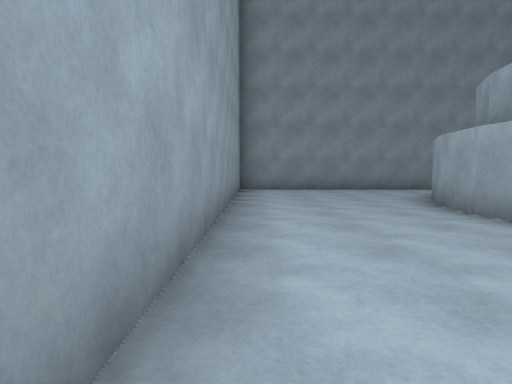
view 1 (above)

21 first-person views from a walk through a scene from a Unity 3-D project. The camera is 1.2 m above the floor, tilts 4° down and sees 75° across. The floor is counted in squares, 2 m on a side. Each view is taken from the middle of a square. On the plan, view 1 faces up. The plan holds only what a view shows up to about 10 squares ahead; the rest is blank. The place goes on beyond the plan. The player character is not drawn. Surface patterns are stand-ins for the level's own textures.

view 2
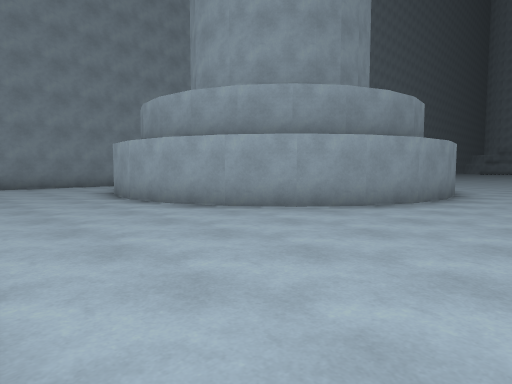

view 3
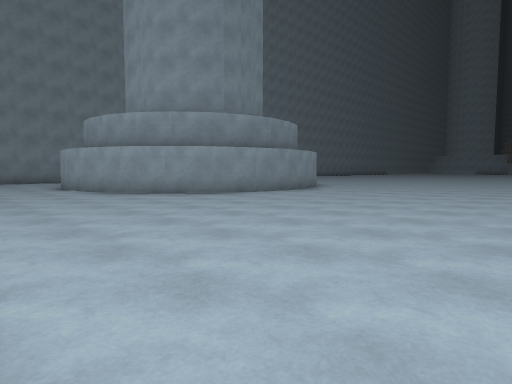

view 4
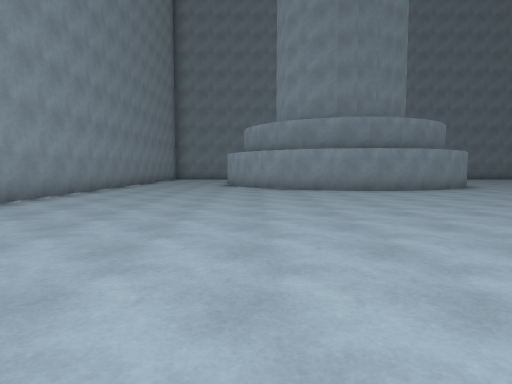

view 5
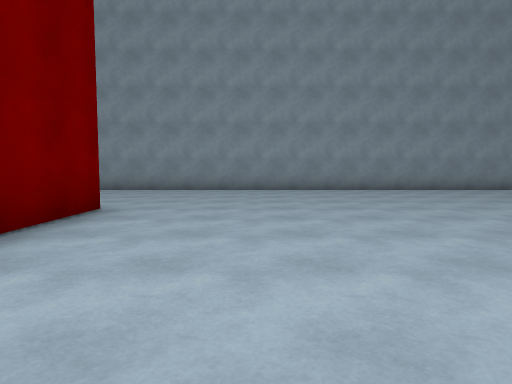

view 6
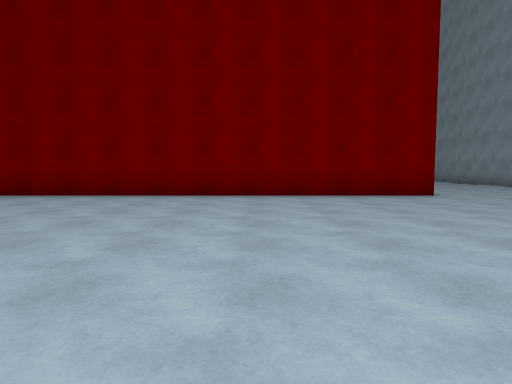

view 7
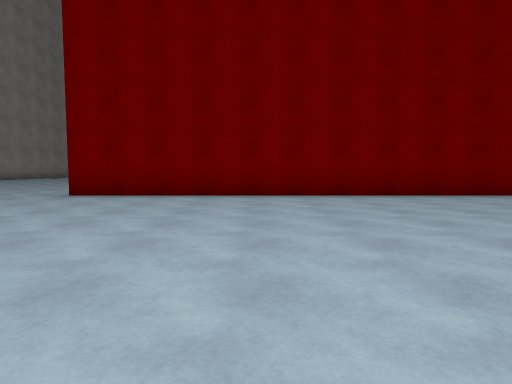

view 8
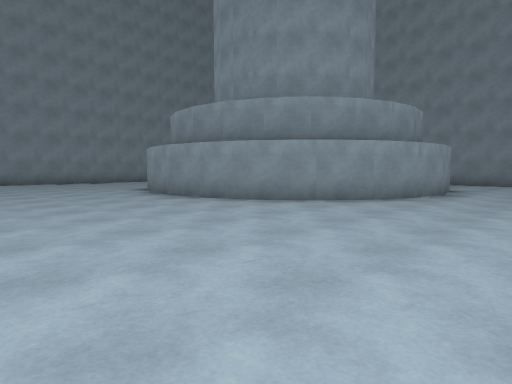

view 9
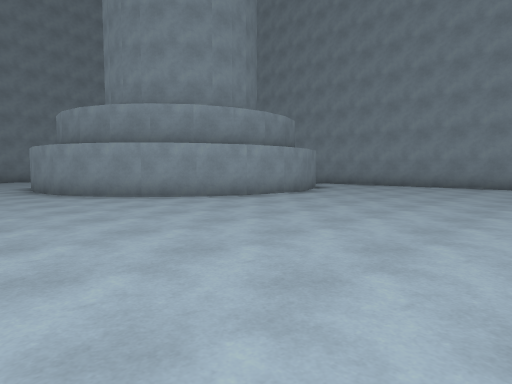

view 10
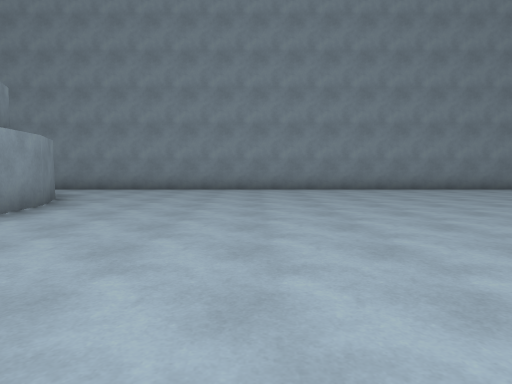

view 11
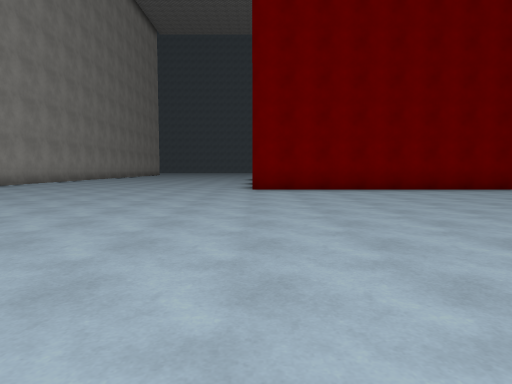

view 12
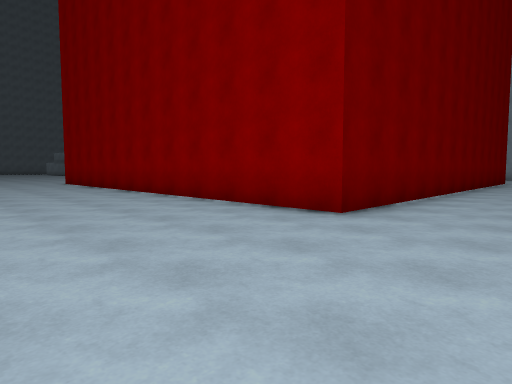

view 13
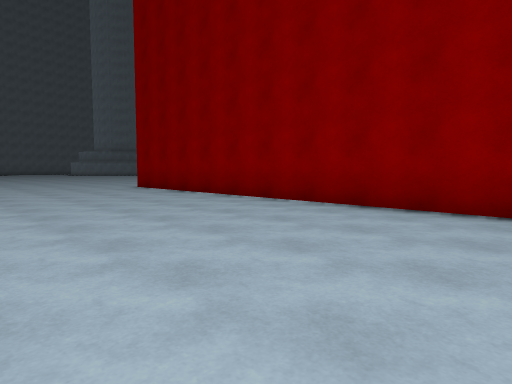

view 14
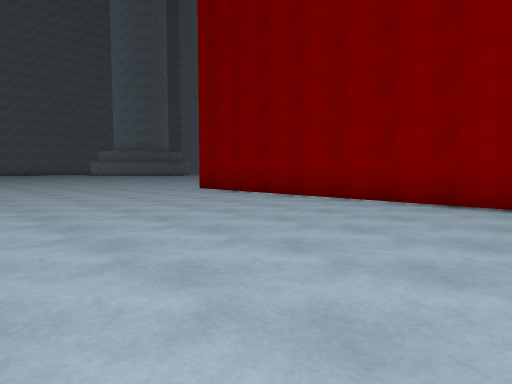

view 15
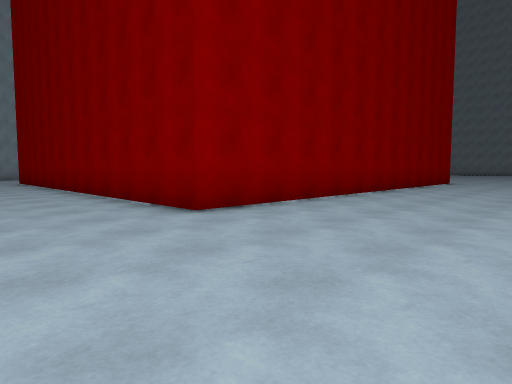

view 16
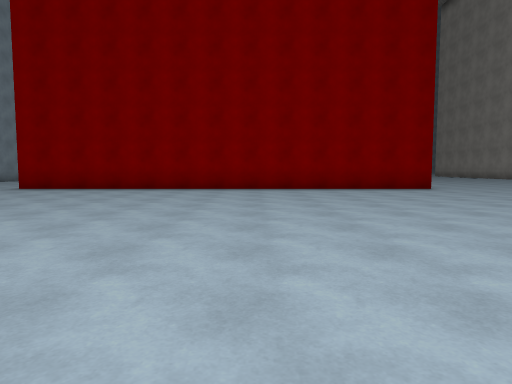

view 17
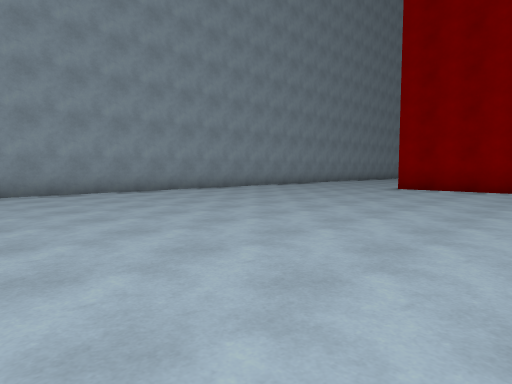

view 18
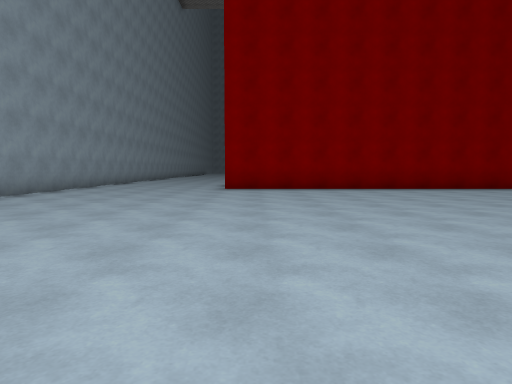

view 19
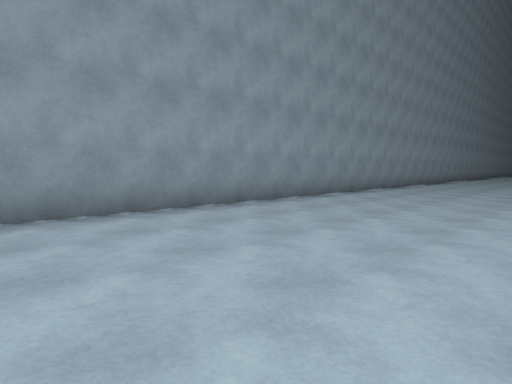

view 20
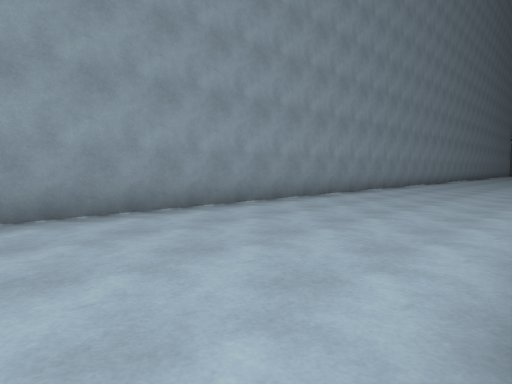

view 21
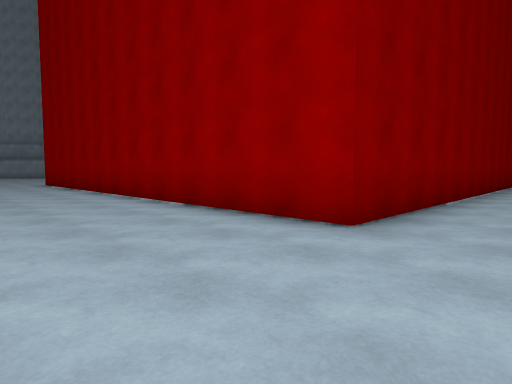

### Floor plan
Points are (right, up) in squares from view 1. A wall is a line through its corners. A room is listed if a view was taken in it or the views show most of it. See-through windows are left out.
Room 1 (views 1, 2, 3, 4, 5, 6, 7, 8, 9, 10, 11, 12, 13, 14, 15, 16, 17, 18, 19, 20, 21)
walls: (4, -10.3) (16.1, -10.3) (16.1, -22.3) (4.1, -22.3) (4.1, -12.9); (8.4, 0.1) (7.2, 0); (9.5, 0.6) (8.3, 0.1); (7.3, 0) (6.1, 0.1); (10.4, 1.3) (9.4, 0.5); (6.2, 0.1) (5.1, 0.5) (4.1, 1.3); (11.1, 2.2) (10.3, 1.2); (11.5, 3.3) (11, 2.1); (4.2, 1.2) (3.5, 2.2); (11.7, 4.4) (11.5, 3.2); (3.5, 2.1) (3, 3.3); (11.5, 5.6) (11.6, 4.3); (3, 3.2) (2.9, 4.4); (11, 6.6) (11.5, 5.4); (2.9, 4.3) (3, 5.6); (3, 5.5) (3.5, 6.6); (5.1, 9.6) (-0.5, 9.6); (22.4, 9.6) (9.1, 9.6); (-0.5, 9.2) (-0.5, -31)

Where each view was taken, in squares from view 1:
view 1: 0 up, 0 right, facing up
view 2: 2 down, 0 right, facing up-right
view 3: 6 down, 0 right, facing up-right
view 4: 9 down, 4 right, facing up
view 5: 8 down, 9 right, facing left
view 6: 3 down, 8 right, facing down
view 7: 3 down, 12 right, facing down
view 8: 4 down, 14 right, facing up-left
view 9: 2 down, 17 right, facing up-left
view 10: 0 up, 15 right, facing up
view 11: 1 down, 16 right, facing down
view 12: 8 down, 20 right, facing down-left
view 13: 12 down, 21 right, facing down-left
view 14: 14 down, 22 right, facing down-left
view 15: 25 down, 20 right, facing up-left
view 16: 32 down, 11 right, facing up
view 17: 32 down, 8 right, facing up-left
view 18: 32 down, 5 right, facing up
view 19: 28 down, 4 right, facing up-left
view 20: 23 down, 4 right, facing up-left
view 21: 24 down, 1 right, facing up-right
